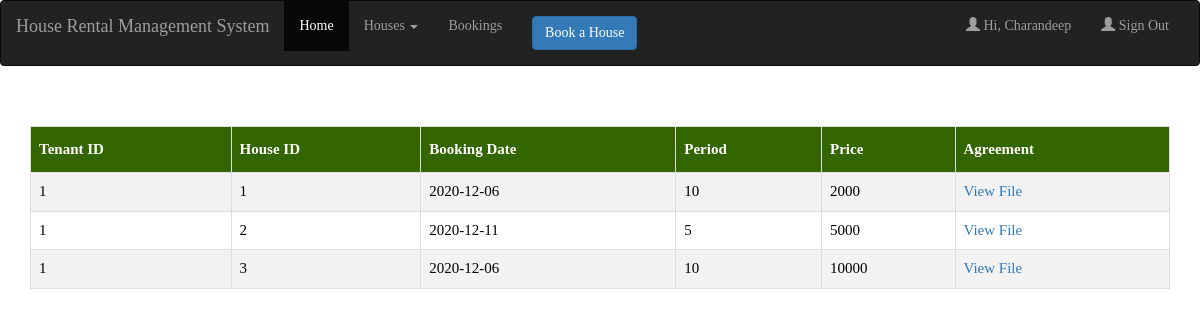
Screenshot of /booking.php (signed in) with the database file from the repository.
### tables this page shows
CREATE TABLE `booking` (
  `t_id` int(11) NOT NULL,
  `h_id` int(11) NOT NULL,
  `booking_date` date DEFAULT NULL,
  `period` int(11) DEFAULT NULL,
  `price` int(11) DEFAULT NULL,
  `agreement` longblob DEFAULT NULL
);

### booking.php (the view, shortened to what this page needs)
<!DOCTYPE html>
<html lang="en">
<head>
  <link rel="stylesheet" type="text/css" href="table.css">
  <link rel="stylesheet" href="https://maxcdn.bootstrapcdn.com/bootstrap/3.4.0/css/bootstrap.min.css">
</head>
<body style="font-family:'Segoe UI Regular'">
<?php
    include 'header.php';
  ?>
<div class="container">
<br><br>
  <table border="1" id="customers" style="font-family:'Segoe UI Regular'">
    <tr>
      <th>Tenant ID</th>
      <th>House ID</th>
      <th>Booking Date</th>
      <th>Period</th>
      <th>Price</th>
      <th>Agreement</th>
    </tr>
<?php
include("connection.php");
if($_SESSION['uname'] =="admin")
  {
    $query="select * from booking";
  }
  else
  {
    $tid = $_SESSION['t_id'];
    $query="select * from booking where t_id='$tid'";
  }
$data=mysqli_query($conn,$query);
while($result=mysqli_fetch_assoc($data))
{
 echo "<tr><td>".$result['t_id']."</td><td>".$result['h_id']."</td><td>".$result['booking_date']."</td><td>".$result['period']."</td><td>".$result['price']."</td><td>";
 echo "<a href='v.php?tid=".$result['t_id']."&hid=".$result['h_id']."'>View File</a>";
 echo "</td></tr>";
}
echo "</table>";
?>
</div>
</body>
</html>

### table.css (style rules this page uses)
table { width:100%; color: black; font-family: monospace; font-size: 15px; text-align: left; border-color: black; border-style: solid; }
#customers { font-family: "Trebuchet MS", Arial, Helvetica, sans-serif; border-collapse: collapse; width: 100%; }
#customers td, #customers th { border: 1px solid #ddd; padding: 8px; }
#customers tr:nth-child(even) { background-color: #f2f2f2; }
#customers th { padding-top: 12px; padding-bottom: 12px; text-align: left; background-color: #336600; color: white; }

### rows the page displays
booking: t "1", h "1", booking_date "2020-12-06", period "10", price "2000"
booking: t "1", h "2", booking_date "2020-12-11", period "5", price "5000"
booking: t "1", h "3", booking_date "2020-12-06", period "10", price "10000"

### other values shown
$_SESSION['uname'] "Charandeep"
